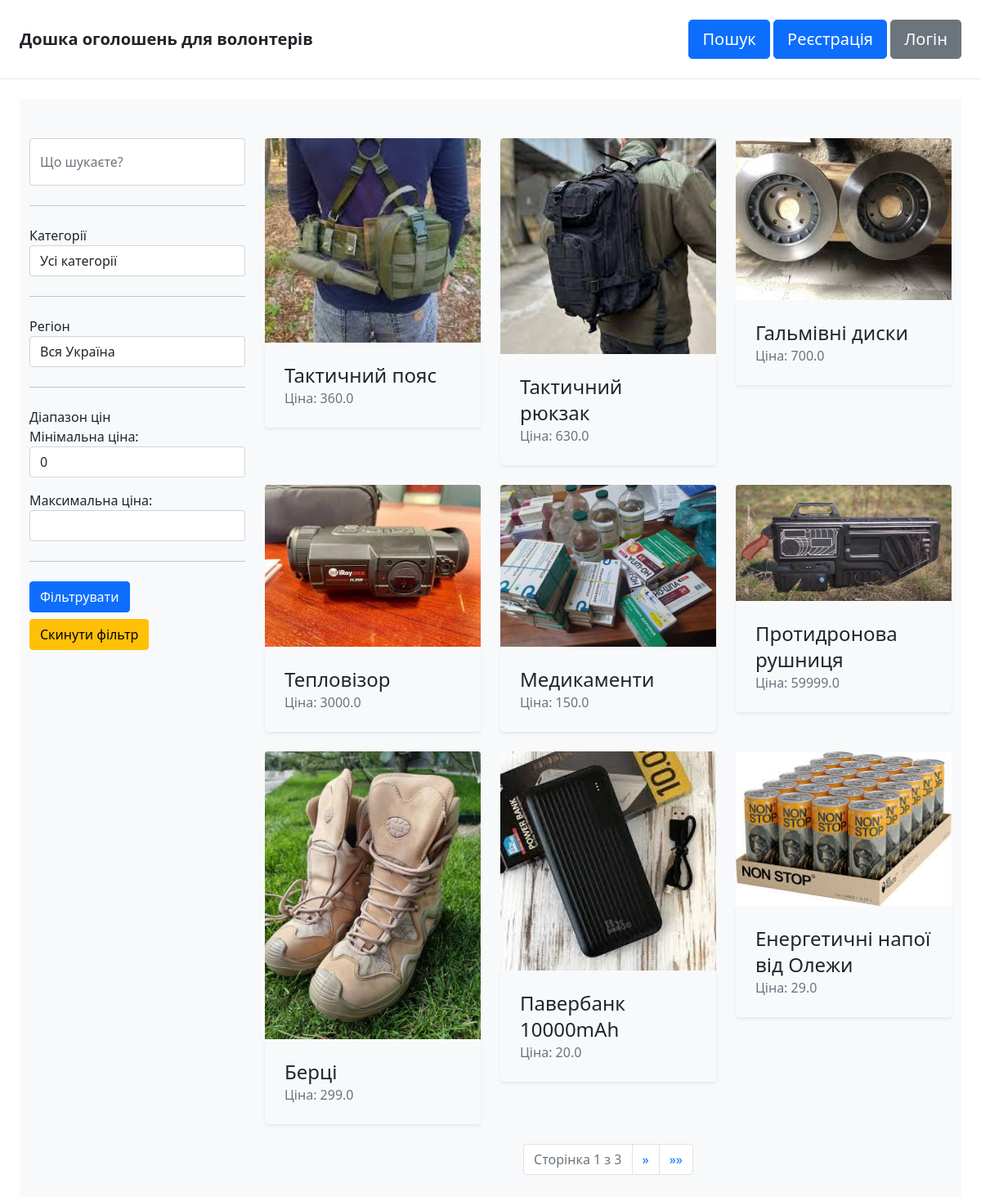
The app's page /items/ with its own data.
### item/models.py (models this page shows, shortened)
class Item(models.Model):
    category = models.ForeignKey(Category, related_name='items', on_delete=models.CASCADE)
    name = models.CharField(max_length=75)
    description = models.TextField(blank=True, null=True)
    price = models.FloatField()
    region = models.ForeignKey(Region, related_name='items', on_delete=models.CASCADE)
    image = models.ImageField(upload_to='item_images', blank=True, null=True)
    is_sold = models.BooleanField(default=False)
    created_by = models.ForeignKey(User, related_name='items', on_delete=models.CASCADE)
    created_at = models.DateTimeField(auto_now_add=True)

### item/views.py (the view)
# urls.py: path('items/', include('item.urls')),
def items(request):
    query = request.GET.get('query', '')
    category_id = request.GET.get('category')
    if category_id:
        category_id = int(category_id)
    else:
        category_id = 0
    region_id = request.GET.get('region')
    if region_id:
        region_id = int(region_id)
    else:
        region_id = 0
    min_price = request.GET.get('min_price', 0)
    max_price = request.GET.get('max_price', float('inf'))
    categories = Category.objects.all()
    regions = Region.objects.all()
    all_items = Item.objects.filter(is_sold=False).order_by('-created_at')
    if category_id is not "0" and category_id:
        all_items = all_items.filter(category_id=int(category_id))
    if query:
        all_items = all_items.filter(
        Q(name__icontains=query) | Q(description__icontains=query) | Q(name__icontains=query[1:]) | Q(description__icontains=query[1:])
    )
    if region_id is not "0" and region_id:
        all_items = all_items.filter(region_id=int(region_id))
    if min_price and max_price:
        min_price, max_price = float(min_price), float(max_price)
        if max_price > 0 and min_price > max_price:
            min_price, max_price = max_price, min_price
        all_items = all_items.filter(price__gte=min_price, price__lte=max_price)
    elif min_price:
        all_items = all_items.filter(price__gte=min_price)
    paginator = Paginator(all_items, 9)
    page = request.GET.get('page', 1)
    try:
        items = paginator.page(page)
    except PageNotAnInteger:
        items = paginator.page(1)
    except EmptyPage:
        items = paginator.page(paginator.num_pages)
    return render(request, 'item/items.html', {
        'items': items,
        'query': query,
        'categories': categories,
        'category_id': int(category_id),
        'region_id': int(region_id),
        'regions': regions,
        'min_price': min_price,
        'max_price': max_price,
    })

### item/templates/item/items.html (shortened to what this page needs)
{% extends 'core/base.html' %}
{% block content %}
    <div class="container-fluid py-5 bg-light">
        <div class="row">
            <div class="col-md-3">
                <form method="get" action="{% url 'item:items' %}">
                    <div class="mb-3">
                        <input name="query" class="form-control py-3" type="text" value="{{ query }}" placeholder="Що шукаєте?">
                    </div>
                <hr class="my-4">
                <p class="font-weight-bold">Категорії</p>
                <select name="category" class="form-control">
                    <option value="0" {% if not category_id %}selected{% endif %}>Усі категорії</option>
                </select>
                <hr class="my-4">
                <p class="font-weight-bold">Регіон</p>
                <select name="region" class="form-control">
                    <option value="" {% if not region_id %}selected{% endif %}>Вся Україна</option>
                </select>
                <hr class="my-4">
                <p class="font-weight-bold">Діапазон цін</p>
                <div class="mb-3">
                    <label for="min_price">Мінімальна ціна:</label>
                    <input type="number" name="min_price" min="0" id="min_price" value="{{ min_price }}" class="form-control">
                </div>
                <div class="mb-3">
                    <label for="max_price">Максимальна ціна:</label>
                    <input type="number" name="max_price" min="0" id="max_price" value="{{ max_price }}" class="form-control">
                </div>
                <hr class="my-4">
                <button class="btn btn-primary btn-block">Фільтрувати</button>
                </form>
                <ul class="list-unstyled">
                    <li><a href="{% url 'item:items' %}" class="mt-2 btn btn-warning btn-block mb-2">Скинути фільтр</a></li>
                </ul>
            </div>
            <div class="col-md-9">
                <div class="row row-cols-1 row-cols-md-3 g-4">
                    {% for item in items %}
                        <div class="col">
                            <a href="{% url 'item:detail' item.id %}" class="text-decoration-none">
                                <div class="overflow-hidden rounded-top aspect-ratio-4/3 bg-light">
                                    <img src="{{ item.image.url }}" class="object-fit w-100 h-100">
                                </div>
                                <div class="p-4 bg-light rounded-bottom shadow-sm">
                                    <h2 class="text-2xl">{{ item.name }}</h2>
                                    <p class="text-gray-500">Ціна: {{ item.price }}</p>
                                </div>
                            </a>
                        </div>
                    {% endfor %}
                </div>
                <div class="container my-4">
                    <div class="row justify-content-center">
                        <nav aria-label="Page navigation">
                            <ul class="pagination justify-content-center">
                                <li class="page-item disabled">
                                    <span class="page-link">Сторінка {{ items.number }} з {{ items.paginator.num_pages }}</span>
                                </li>
                                {% if items.has_next %}
                                    <li class="page-item">
                                        <a class="page-link" href="?page={{ items.next_page_number }}" aria-label="Next">
                                            <span aria-hidden="true">&raquo;</span>
                                        </a>
                                    </li>
                                    <li class="page-item">
                                        <a class="page-link" href="?page={{ items.paginator.num_pages }}" aria-label="Last">
                                            <span aria-hidden="true">&raquo;&raquo;</span>
                                        </a>
                                    </li>
                                {% endif %}
                            </ul>
                        </nav>
                    </div>
                </div>
            </div>
        </div>
    </div>
{% endblock %}

### records on screen
Item: image (picture), name "Тактичний пояс", price "360.0"
Item: image (picture), name "Тактичний рюкзак", price "630.0"
Item: image (picture), name "Гальмівні диски", price "700.0"
Item: image (picture), name "Тепловізор", price "3000.0"
Item: image (picture), name "Медикаменти", price "150.0"
Item: image (picture), name "Протидронова рушниця", price "59999.0"
Item: image (picture), name "Берці", price "299.0"
Item: image (picture), name "Павербанк 10000mAh", price "20.0"
Item: image (picture), name "Енергетичні напої від Олежи", price "29.0"

### other values on screen
{{ items.number }} "1"
{{ items.paginator.num_pages }} "3"
